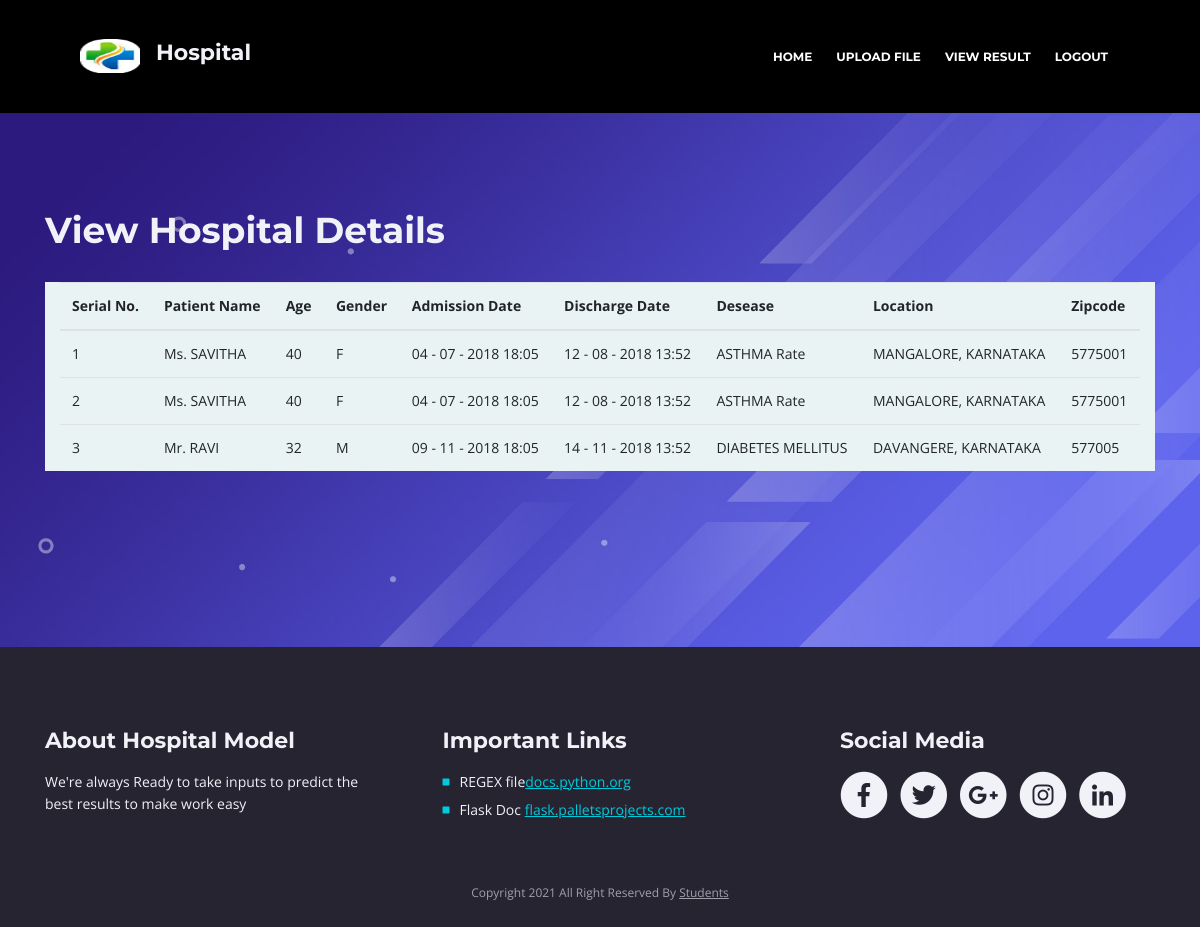
The page /viewresult on the database its author committed.
### tables this page shows
CREATE TABLE predict (id INTEGER PRIMARY KEY AUTOINCREMENT,uname varchar,uage varchar,ugender varchar,udate varchar, uddate varchar,udesease varchar,ulocation varchar,uzipcode varchar);

### app.py (the view)
@app.route('/viewresult')
def viewresult():
    con=sql.connect("hospital.db")
    con.row_factory = sql.Row
    cur = con.cursor()
    cur.execute("select * from predict")
    rows=cur.fetchall()
    print(rows)
    return render_template("viewrecord.html",rows=rows)

### templates/viewrecord.html
{% extends 'userbase.html' %}
{% block body %}
<h2>View Hospital Details</h2>
<br>
<div class="container"  style="background-color: rgb(233, 243, 243);">
  <table class="table">
    <thead>
      <tr>
        <th>Serial No.</th>
        <th>Patient Name</th>
        <th>Age</th>
        <th>Gender</th>
        <th>Admission Date</th>
        <th>Discharge Date</th>
        <th>Desease</th>
        <th>Location</th>
        <th>Zipcode</th>
      </tr>
    </thead>
    <tbody>
      {% for row in rows %}
        <tr>
          <td>{{row['id']}}</td>
          <td>{{row['uname']}}</td>
          <td>{{row['uage']}}</td>
          <td>{{row['ugender']}}</td>
          <td>{{row['udate']}}</td>
          <td>{{row['uddate']}}</td>
          <td>{{row['udesease']}}</td>
          <td>{{row['ulocation']}}</td>
          <td>{{row['uzipcode']}}</td>
        </tr>
        {% endfor %}
    </tbody>
  </table>
{% endblock %}

### templates/userbase.html (shortened to what this page needs)
<!DOCTYPE html>
<html lang="en">
<head>
    <link href="static/css/bootstrap.css" rel="stylesheet">
    <link href="static/css/fontawesome-all.css" rel="stylesheet">
    <link href="static/css/swiper.css" rel="stylesheet">
	<link href="static/css/magnific-popup.css" rel="stylesheet">
	<link href="static/css/styles.css" rel="stylesheet">
</head>
<body data-spy="scroll" data-target=".fixed-top">
    <nav class="navbar navbar-expand-md navbar-dark navbar-custom fixed-top" style="background-color: black";">
        <a class="navbar-brand logo-image" href=""><img src="static/images/logo1.png" style="width: 60px;" alt="alternative"> </a><h4>Hospital</h4>
        <div class="collapse navbar-collapse" id="navbarsExampleDefault">
            <ul class="navbar-nav ml-auto">
                <li class="nav-item">
                    <a class="nav-link page-scroll" href="{{ url_for('userhome')}}">HOME <span class="sr-only">(current)</span></a>
                </li>
                <li class="nav-item">
                    <a class="nav-link page-scroll" href="{{ url_for('uploadfile')}}">UPLOAD FILE </a>
                </li>
                <li class="nav-item">
                    <a class="nav-link page-scroll" href="{{ url_for('viewresult')}}">VIEW RESULT</a>
                </li>
                <li class="nav-item">
                    <a class="nav-link page-scroll" href="{{ url_for('userlogout')}}">LOGOUT</a>
                </li>
            </ul>
        </div>
    </nav>
    <header id="header" class="header">
        <div class="header-content">
            <div class="container">
    {% block body %} {% endblock %}
    </div>
    </div>
    </header>
<div class="footer">
    <div class="container">
        <div class="row">
            <div class="col-md-4">
                <div class="footer-col">
                    <h4>About Hospital Model</h4>
                    <p>We're always Ready to take inputs to predict the best results to make work easy</p>
                </div>
            </div>
            <div class="col-md-4">
                <div class="footer-col middle">
                    <h4>Important Links</h4>
                    <ul class="list-unstyled li-space-lg">
                        <li class="media">
                            <i class="fas fa-square"></i>
                            <div class="media-body">REGEX file<a class="turquoise" href="https://docs.python.org/3/library/re.html">docs.python.org</a></div>
                        </li>
                        <li class="media">
                            <i class="fas fa-square"></i>
                            <div class="media-body">Flask Doc <a class="turquoise" href="https://flask.palletsprojects.com/en/2.0.x/">flask.palletsprojects.com</a></div>
                        </li>
                    </ul>
                </div>
            </div>
            <div class="col-md-4">
                <div class="footer-col last">
                    <h4>Social Media</h4>
                    <span class="fa-stack">
                        <a href="#your-link">
                            <i class="fas fa-circle fa-stack-2x"></i>
                            <i class="fab fa-facebook-f fa-stack-1x"></i>
                        </a>
                    </span>
                    <span class="fa-stack">
                        <a href="#your-link">
                            <i class="fas fa-circle fa-stack-2x"></i>
                            <i class="fab fa-twitter fa-stack-1x"></i>
                        </a>
                    </span>
                    <span class="fa-stack">
                        <a href="#your-link">
                            <i class="fas fa-circle fa-stack-2x"></i>
                            <i class="fab fa-google-plus-g fa-stack-1x"></i>
                        </a>
                    </span>
                    <span class="fa-stack">
                        <a href="#your-link">
                            <i class="fas fa-circle fa-stack-2x"></i>
                            <i class="fab fa-instagram fa-stack-1x"></i>
                        </a>
                    </span>
                    <span class="fa-stack">
                        <a href="#your-link">
                            <i class="fas fa-circle fa-stack-2x"></i>
                            <i class="fab fa-linkedin-in fa-stack-1x"></i>
                        </a>
                    </span>
                </div>
            </div>
        </div>
    </div>
</div>
<div class="copyright">
    <div class="container">
        <div class="row">
            <div class="col-lg-12">
                <p class="p-small">Copyright 2021 All Right Reserved By <a href="#">Students</a></p>
            </div>
        </div>
    </div>
</div>
</body>
</html>

### static/css/styles.css (style rules this page uses)
body, html { width: 100%; height: 100%; }
body, p { color: #f1f1f8; font: 400 0.875rem/1.375rem "Open Sans", sans-serif; }
.p-small { color: #f1f1f8; font: 400 0.75rem/1.25rem "Open Sans", sans-serif; }
.li-space-lg li { margin-bottom: 0.375rem; }
h2 { color: #f1f1f8; font: 700 2.25rem/2.75rem "Montserrat", sans-serif; }
h4 { color: #f1f1f8; font: 700 1.375rem/1.75rem "Montserrat", sans-serif; }
a { color: #f1f1f8; text-decoration: underline; }
a.turquoise { color: #00c9db; }
.navbar-custom { background-color: #4633af; box-shadow: 0 0.0625rem 0.375rem 0 rgba(0, 0, 0, 0.1); font: 700 0.75rem/2rem "Montserrat", sans-serif; transition: all 0.2s; }
.navbar-custom .navbar-brand.logo-image img { width: 113px; height: 34px; margin-bottom: 1px; -webkit-backface-visibility: hidden; }
.navbar-custom .navbar-nav { margin-top: 0.75rem; }
.navbar-custom .nav-item .nav-link { padding: 0 0.75rem 0 0.75rem; color: #fff; text-decoration: none; transition: all 0.2s ease; }
.header { background: linear-gradient(to bottom right, rgba(72, 72, 212, 0), rgba(241, 104, 104, 0)), url('../images/header-background.jpg') center center no-repeat; background-size: cover; }
.header .header-content { padding-top: 8.5rem; padding-bottom: 7rem; text-align: center; }
.footer { padding-top: 5rem; background-color: #262431; }
.footer .footer-col { margin-bottom: 2.25rem; }
.footer h4 { margin-bottom: 1rem; }
.footer .list-unstyled .fas { color: #00c9db; font-size: 0.5rem; line-height: 1.375rem; }
.footer .list-unstyled .media-body { margin-left: 0.625rem; }
.footer .fa-stack { margin-bottom: 0.75rem; margin-right: 0.5rem; font-size: 1.5rem; }
.footer .fa-stack .fa-stack-1x { color: #262431; transition: all 0.2s ease; }
.footer .fa-stack .fa-stack-2x { color: #f1f1f8; transition: all 0.2s ease; }
.copyright { padding-top: 1rem; padding-bottom: 0.5rem; background-color: #262431; text-align: center; }
.copyright .p-small { color: #f1f1f8; opacity: 0.6; }
@media (min-width: 768px) { .navbar-custom { padding: 2.125rem 1.5rem 2.125rem 2rem; box-shadow: none; background: transparent; } }
@media (min-width: 768px) { .navbar-custom .navbar-nav { margin-top: 0; } }
@media (min-width: 768px) { .navbar-custom .nav-item .nav-link { padding: 0.25rem 0.75rem 0.25rem 0.75rem; color: #fff; } }
@media (min-width: 768px) { .header .header-content { padding-top: 11rem; } }
@media (min-width: 992px) { .header .header-content { padding-top: 13rem; padding-bottom: 10rem; text-align: left; } }
@media (min-width: 1200px) { .navbar-custom { padding: 2.125rem 5rem 2.125rem 5rem; } }
@media (min-width: 1200px) { .footer .footer-col { width: 90%; } }
@media (min-width: 1200px) { .footer .footer-col.middle { margin-right: auto; margin-left: auto; } }
@media (min-width: 1200px) { .footer .footer-col.last { margin-right: 0; margin-left: auto; } }

### rows shown on the page
predict: id "1", uname "Ms. SAVITHA", uage "40", ugender "F", udate "04 - 07 - 2018 18:05", uddate "12 - 08 - 2018 13:52", udesease "ASTHMA Rate", ulocation "MANGALORE, KARNATAKA", uzipcode "5775001"
predict: id "2", uname "Ms. SAVITHA", uage "40", ugender "F", udate "04 - 07 - 2018 18:05", uddate "12 - 08 - 2018 13:52", udesease "ASTHMA Rate", ulocation "MANGALORE, KARNATAKA", uzipcode "5775001"
predict: id "3", uname "Mr. RAVI", uage "32", ugender "M", udate "09 - 11 - 2018 18:05", uddate "14 - 11 - 2018 13:52", udesease "DIABETES MELLITUS", ulocation "DAVANGERE, KARNATAKA", uzipcode "577005"
